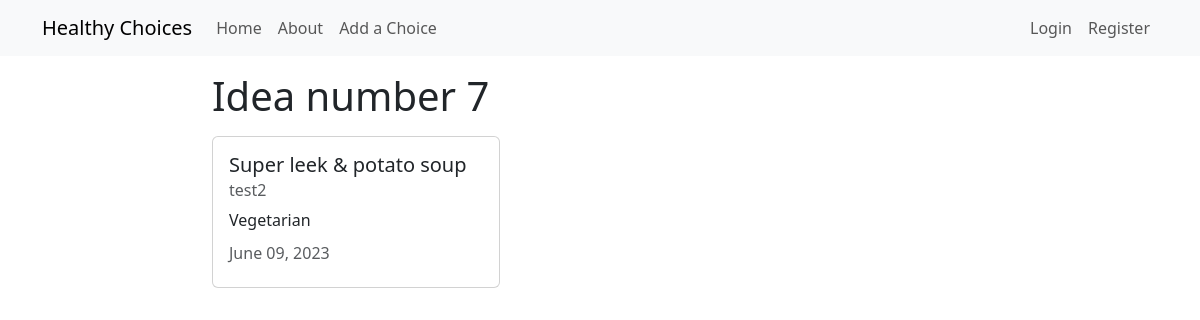
The page /choice/7/ on the database its author committed.
### choices/models.py (models this page shows, shortened)
class Choice(models.Model):
    title = models.CharField(max_length=100)
    picture = models.ImageField(upload_to='choice_pictures', blank=True, null=True)
    description = models.TextField()
    author = models.ForeignKey(User, on_delete=models.CASCADE)
    date_posted = models.DateTimeField(auto_now_add=True)
    date_updated = models.DateTimeField(auto_now=True)
    preparation = models.TextField(max_length=1000, default='')

### choices/views.py (the view)
# urls.py: path('choice/<int:pk>/', views.ChoiceDetailView.as_view(), name='choices-detail'),
class ChoiceDetailView(DetailView):
    model = Choice
    def get_context_data(self, **kwargs):
        context = super().get_context_data(**kwargs)
        context['preparation'] = self.object.preparation
        return context

### choices/templates/choices/choice_detail.html (shortened to what this page needs)
{% extends "choices/base.html" %}
{% block content %}
    <h1>Idea number {{object.id}}</h1>
        <div class="card my-3" style="width: 18rem;">
            <div class="card-body">
              <h5 class="card-title">{{ object.title }}</h5>
              <h6 class="card-subtitle mb-2 text-body-secondary">{{ object.author }}</h6>
              <p class="card-text">{{ object.description }}</p>
              <h6 class="card-subtitle mb-2 text-body-secondary">
                {{ object.date_updated|date:"F d, Y" }}</h6>
            </div>
          </div>
{% endblock content %}

### rows shown on the page
Choice: id "7", title "Super leek & potato soup", author "test2", description "Vegetarian", date_updated "June 09, 2023"
